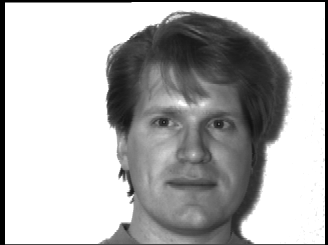
#> input picture att/1.png, 328 x 245 px; its folder holds 5 pictures in this run
$ python main.py
#> lines starting #> are read from the running program, lines starting #| are printed output that depends on the picture
### findface.py
# check whether query comprise face or not

import cv2

def face(query):
    flag = False
    frame_gray = cv2.cvtColor(query,cv2.COLOR_BGR2GRAY)
    # frame_gray = cv2.equalizeHist(frame_gray)
    # Loading the required haar-cascade xml classifier file
    haar_cascade = cv2.CascadeClassifier('haarcascade_frontalface_default.xml')
    # Applying the face detection method on the grayscale image
    faces_rect = haar_cascade.detectMultiScale(frame_gray,scaleFactor=1.1,minNeighbors=9)
    # Iterating through rectangles of detected faces
    for (x,y,w,h) in faces_rect:
        flag = True
        cv2.rectangle(query,(x,y),(x+w,y+h),(0,255,0),2)
        query = query[y:y+h , x:x+w]
    return flag , query

### main.py
import cv2
import glob
import lbp
import findface
import matplotlib.pyplot as plt

path = "att/*"
data = []
files = glob.glob(path)
for file in files:
    image = cv2.imread(file)
#> image is the input picture: shape (245, 328, 3); min 0, max 255, mean 179
    data.append(cv2.cvtColor(image,cv2.COLOR_BGR2RGB))
query = cv2.cvtColor(cv2.imread('19.png'),cv2.COLOR_BGR2RGB)
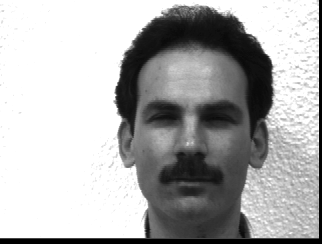
#> input picture att/19.png, 322 x 244 px, found by its file name
#> query is the input picture: shape (244, 322, 3); min 0, max 255, mean 174.7
# check if there is any face in picture???????????????
flag , _ = findface.face(query)
#> the loop in face, `for (x,y,w,h) in faces_rect:` made 1 pass
#> pass 1, in face, `query = query[y:y+h , x:x+w]`:
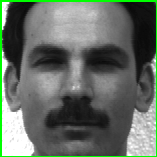
#> query: shape (157, 157, 3); mean R, G, B 100.4, 110, 100.4
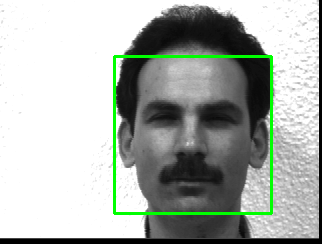
#> query: shape (244, 322, 3); mean R, G, B 170.8, 176.9, 170.8
if flag==False:
    raise Exception("SORRY there is no face in your image")

#> (the run stopped early here; a loop or call above may not have finished)
